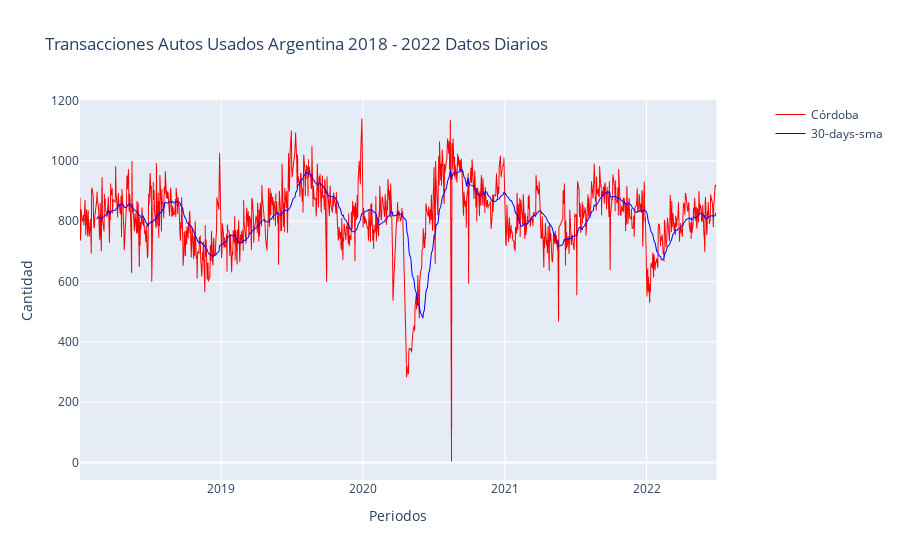

Write notebook code for a chart like this one.
### Code cell
# Promedio movil simple

df_MA = df_ts.copy()

df_MA['tramite_fecha'] = df_MA.index

df_MA['30-days-sma'] = df_MA['Córdoba'].rolling(window=30).mean()


get_line_plot(df_MA, 'tramite_fecha', "Córdoba", "30-days-sma", "Transacciones Autos Usados Argentina 2018 - 2022 Datos Diarios")

### Figure 1 — Plotly figure (JSON) as saved in the notebook; plotly's stock layout.template omitted (floating-point values rounded to 4 significant figures; data arrays with more than 128 entries replaced by an {"elided": "..."} marker saying what was removed)
{"data": [{"hovertemplate": "tramite_fecha=%{x}<br>Córdoba=%{y}<extra></extra>", "legendgroup": "", "line": {"color": "red", "dash": "solid", "width": 1}, "mode": "lines", "name": "Córdoba", "showlegend": true, "type": "scattergl", "x": {"elided": "1085 str values"}, "xaxis": "x", "y": {"elided": "1085 int values"}, "yaxis": "y"}, {"hovertemplate": "tramite_fecha=%{x}<br>30-days-sma=%{y}<extra></extra>", "legendgroup": "", "line": {"color": "#0000ff", "dash": "solid", "width": 1}, "mode": "lines", "name": "30-days-sma", "showlegend": true, "type": "scattergl", "x": {"elided": "1085 str values"}, "xaxis": "x", "y": {"elided": "1085 float values"}, "yaxis": "y"}], "layout": {"autosize": true, "title": {"text": "Transacciones Autos Usados Argentina 2018 - 2022 Datos Diarios"}, "xaxis": {"anchor": "y", "autorange": true, "domain": [0, 0.94], "range": ["2018-01-02", "2022-06-30"], "title": {"text": "Periodos"}, "type": "date"}, "yaxis": {"anchor": "x", "autorange": true, "domain": [0, 1], "range": [-58.0, 1202], "title": {"text": "Cantidad"}, "type": "linear"}, "yaxis2": {"anchor": "x", "overlaying": "y", "side": "right", "title": {"text": "Cantidad"}}}}
